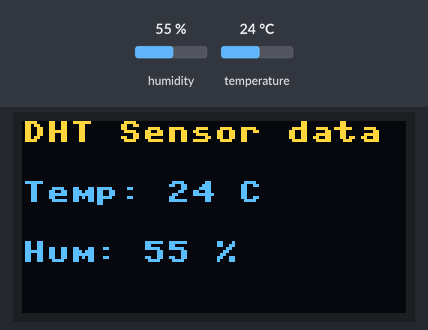
Recording of a program running on a simulated Raspberry Pi Pico running MicroPython. On the bench: 128×64 one-colour display. The inputs (shaded band) are chosen by the test bench; at power-on: humidity 55 %, temperature 24 °C. The OLED is the two-colour kind (top 16 rows yellow); what the program prints to the serial console is not drawn.

Above: at 1.2 s.
1.3 s: humidity set to 22 %
At 2.5 s:
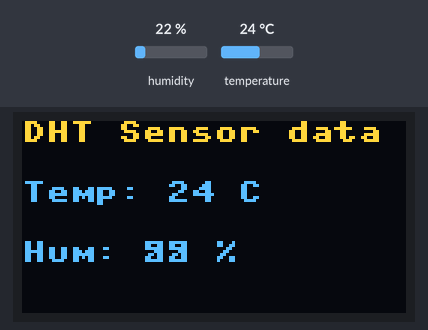
4.0 s: temperature set to 12 °C
At 4.6 s:
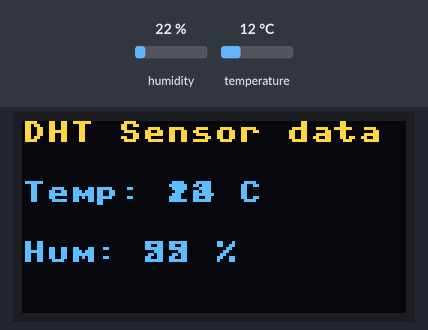
6.7 s: humidity set to 40 %
9.7 s: temperature set to 19 °C
Timing chart, 0 to 12.7 s (numbered marks = the images above; inputs shaded):
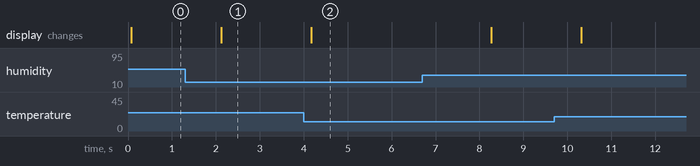

Measured:
- after the input at 1.3 s, the display: changes after 0.82 s (image 1)
- after the input at 4.0 s, the display: changes after 0.17 s (image 2)

The program:

dht11_0.96OLED.py
```python
from machine import Pin, SoftI2C
from time import sleep
import dht
import ssd1306

# OLED Display Setup (128x64 pixels)
i2c = SoftI2C( scl=Pin(9), sda=Pin(8))
oled_width = 128
oled_height = 64
oled = ssd1306.SSD1306_I2C(oled_width, oled_height, i2c,)

# DHT11 Sensor Setup
dataPin = Pin(2, Pin.OUT)
sensor = dht.DHT11(dataPin)

print('DHT11 Sensor data')

while True:
    try:
        #read sensor data
        sensor.measure()
        tempC = sensor.temperature()
        hum = sensor.humidity()

        #Display Title
        oled.text('DHT Sensor data', 0, 0)

        #Display Temperature
        oled.text("Temp: "+str(tempC) + ' C', 0, 20)

        #Display Humidity
        oled.text("Hum: "+str(hum) + ' %', 0, 40)

        # Update display
        oled.show()

        # Print to console as well
        print(f'Temperature: {tempC}°C')
        print(f'Humidity: {hum}%')


    except OSError as e:
        print(f'Failed to read sensor: {e}')
        oled.fill(0)
        oled.text('Sensor Error!', 5, 25)
        oled.text('Check wiring', 5, 40)
        oled.show()

    # Wait 2 seconds before next reading
    sleep(2)
```
